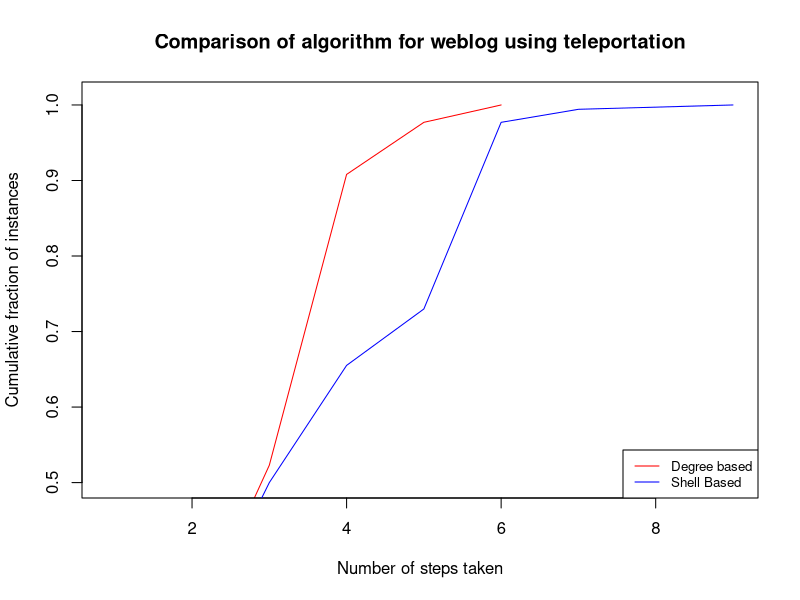

Here is the R script that generated this plot:
library(igraph)
library(ggplot2)

degree_ <- c(1,
             2,
             3,
             4,
             5,
             6
)
y1 <- c(0.07471264368,
        0.2988505747,
        0.5229885057,
        0.908045977,
        0.9770114943,
        1
        
)

shel <- c(1,
          2,
          3,
          4,
          5,
          6,
          7,
          9
          
)
y2 <- c(0.07471264368,
        0.2931034483,
        0.5,
        0.6551724138,
        0.7298850575,
        0.9770114943,
        0.9942528736,
        1
)
plot(degree_,y1,type="l",col="red", xlim=c(.9, 9), ylim = c(0.5, 1.01),  xlab="Number of steps taken",ylab="Cumulative fraction of instances", main = "Comparison of algorithm for weblog using teleportation") + 
  lines(shel,y2,col="blue")
legend("bottomright", legend=c("Degree based", "Shell Based"),lty=1:1, cex=0.8 ,
       col=c("red", "blue"))
